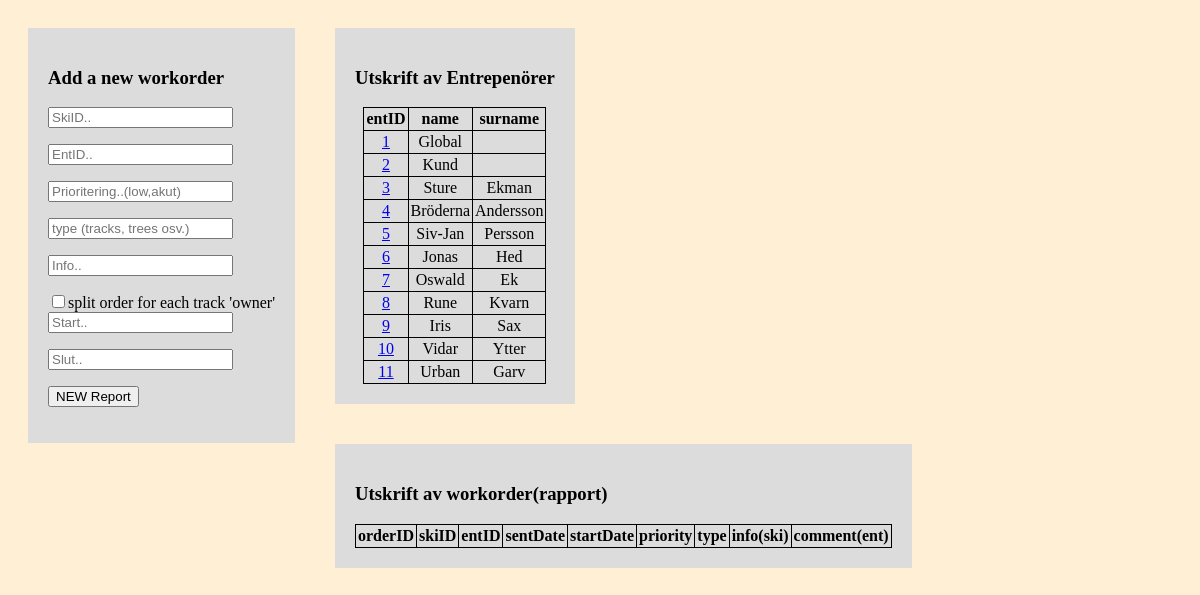
Screenshot of /phpFunc/NyArbetsOrder.php with the database file from the repository.
### tables this page shows
create table Ent (
entID smallint not null auto_increment unique, 
password varchar(32)not null,
firstName varchar(32)not null,
lastName varchar(32) not null,
email varchar (64) unique,
number varchar(13) not null unique,
regDate datetime,
primary key (entID)
);

### phpFunc/NyArbetsOrder.php (the view, shortened to what this page needs)
<!DOCTYPE HTML>
<head>
<html>
</head>
<body>
<?php
include'connect.php';
?>
<div>
	<h3>Add a new workorder</h3>
	<form action='<?php $_PHP_SELF ?>' method='POST'>
		<input type="text" name="SkiID" placeholder="SkiID.."></p>
		<input type="text" name="EntID" placeholder="EntID.."></p>
		<input type="text" name="Prioritering" placeholder="Prioritering..(low,akut)"></p>
		<input type="text" name="type" placeholder="type (tracks, trees osv.)"></p>
		<input type="text" name="Info" placeholder="Info.."></p>
		<input type="checkbox" name="split" value="1">split order for each track 'owner' <br>
		<input type="text" name="Start" placeholder="Start.."></p>
		<input type="text" name="Slut" placeholder="Slut.."></p>
		<p><button type="submit" name="_newSplitWorkOrder" id="_newWorkOrder">NEW Report</button></p></form>
</div>
<div>
	<h3>Utskrift av Entrepenörer</h3>
    <table>
	  	  <?php
	        echo "<th>entID</th>";
	        echo "<th>name</th>";
	        echo "<th>surname</th>";
	      foreach($pdo->query( 'SELECT * FROM Ent;' ) as $row){
	        echo "<tr><td>";
	        echo "<a href='test.php?entID=".urlencode($row['entID'])."'>".$row['entID'];
	        echo "<td>".$row['firstName']."</td>";
	        echo "<td>".$row['lastName']."</td>";
	        echo "</tr>";
    	  }
 	 	  ?>
    	</table>
	</div>
<div>
    	<h3>Utskrift av workorder(rapport)</h3>
    <table>
	    <?php
	    		echo "<tr>";
		        echo "<th>orderID</th>";
		        echo "<th>skiID</th>";
		        echo "<th>entID</th>";
		        echo "<th>sentDate</th>";
		        echo "<th>startDate</th>";
		        echo "<th>priority</th>";
		        echo "<th>type</th>";
		        echo "<th>info(ski)</th>";
		        echo "<th>comment(ent)</th>";
		        echo "</tr>";
	    ?>
    </table>
</div>
</body>
</html>

### phpFunc/NyArbetsOrder.php (style rules this page uses)
body { background-color: papayawhip; }
div { display: block; float: left; background-color: gainsboro; margin: 20px; padding: 20px; }
table, td, th { border:1px solid; text-align: center; margin: auto; border-collapse: collapse; padding:2px; }

### rows the page displays
ent: entID "1", firstName "Global"
ent: entID "2", firstName "Kund"
ent: entID "3", firstName "Sture", lastName "Ekman"
ent: entID "4", firstName "Bröderna", lastName "Andersson"
ent: entID "5", firstName "Siv-Jan", lastName "Persson"
ent: entID "6", firstName "Jonas", lastName "Hed"
ent: entID "7", firstName "Oswald", lastName "Ek"
ent: entID "8", firstName "Rune", lastName "Kvarn"
ent: entID "9", firstName "Iris", lastName "Sax"
ent: entID "10", firstName "Vidar", lastName "Ytter"
ent: entID "11", firstName "Urban", lastName "Garv"
